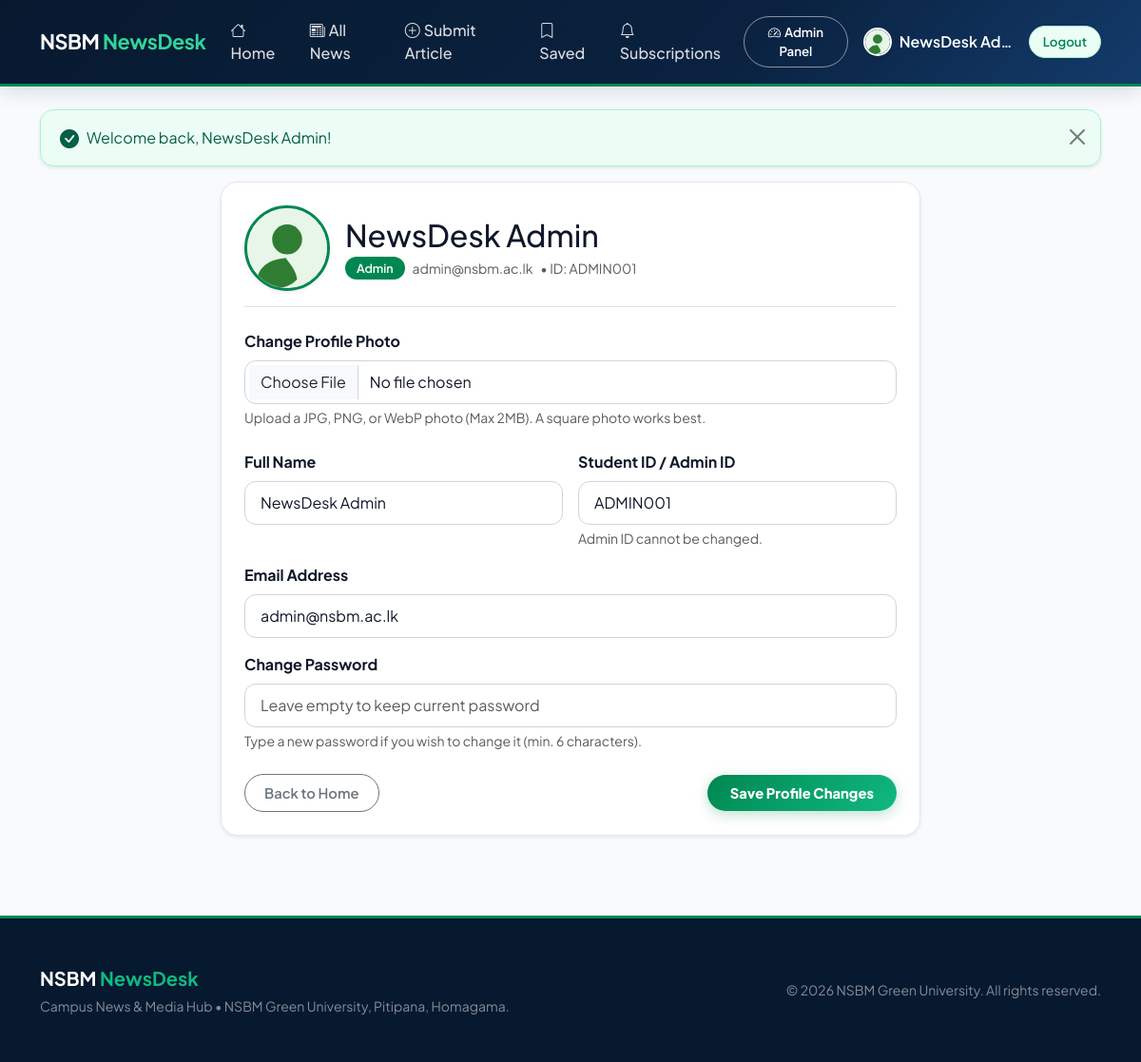
The app's page /profile.php (signed in) with its own data.
### tables this page shows
CREATE TABLE users (
  id            INT UNSIGNED AUTO_INCREMENT PRIMARY KEY,
  name          VARCHAR(100) NOT NULL,
  student_id    VARCHAR(12)  NOT NULL UNIQUE,
  email         VARCHAR(150) NOT NULL UNIQUE,
  password_hash VARCHAR(255) NOT NULL,
  role          ENUM('admin','student') NOT NULL DEFAULT 'student',
  profile_photo VARCHAR(255) NULL DEFAULT NULL,
  created_at    TIMESTAMP NOT NULL DEFAULT CURRENT_TIMESTAMP
);

### includes/auth.php (called while the page is built, shortened)
<?php
function e($text) {
    return htmlspecialchars((string)$text, ENT_QUOTES, 'UTF-8');
}
function is_logged_in() {
    return !empty($_SESSION['user']);
}
function user() {
    return $_SESSION['user'] ?? null;
}
function is_admin() {
    return is_logged_in() && $_SESSION['user']['role'] == 'admin';
}
function user_avatar_url($userObj = null, $base = '') {
    $u = $userObj ?? user();
    return $base . 'assests/img/default-avatar.svg';
}
function get_flash() {
    $list = $_SESSION['flash'] ?? [];
    return $list;
}

### profile.php (the view, shortened to what this page needs)
<?php
require_once __DIR__ . '/includes/auth.php';
$uid = user()['id'];
$st = $pdo->prepare('SELECT * FROM users WHERE id = ?');
$st->execute([$uid]);
$st->execute([$uid]);
$currentUser = $st->fetch();
$active = 'profile';
require_once __DIR__ . '/includes/header.php';
require_once __DIR__ . '/includes/navbar.php';
?>
<div class="row justify-content-center">
  <div class="col-lg-8">
    <div class="box shadow-sm">
      <div class="d-flex align-items-center gap-3 pb-3 mb-4 border-bottom">
        <div class="position-relative">
          <img src="<?= user_avatar_url($currentUser, '') ?>" id="avatar-preview" class="rounded-circle border border-3 border-success shadow-sm" width="90" height="90" style="object-fit: cover;" alt="Profile Picture">
        </div>
        <div>
          <h2 class="mb-1"><?= e($currentUser['name']) ?></h2>
          <div class="d-flex align-items-center gap-2">
            <span class="badge bg-success text-capitalize"><?= e($currentUser['role']) ?></span>
            <span class="text-muted small"><?= e($currentUser['email']) ?></span>
            <?php if (!empty($currentUser['student_id'])): ?>
              <span class="text-muted small">&bull; ID: <?= e($currentUser['student_id']) ?></span>
            <?php endif; ?>
          </div>
        </div>
      </div>
      <form method="post" enctype="multipart/form-data">
        <div class="mb-4">
          <label class="form-label fw-bold" for="profile_photo">Change Profile Photo</label>
          <input class="form-control" type="file" id="profile_photo" name="profile_photo" accept="image/jpeg,image/png,image/webp" onchange="previewImage(this)">
          <div class="form-text">Upload a JPG, PNG, or WebP photo (Max 2MB). A square photo works best.</div>
        </div>
        <div class="row g-3 mb-3">
          <div class="col-md-6">
            <label class="form-label fw-bold" for="name">Full Name</label>
            <input class="form-control" id="name" name="name" type="text" required value="<?= e($currentUser['name']) ?>">
          </div>
          <div class="col-md-6">
            <label class="form-label fw-bold" for="student_id">Student ID / Admin ID</label>
            <input class="form-control" id="student_id" name="student_id" type="text" required <?= $currentUser['role'] === 'admin' ? 'readonly' : '' ?> value="<?= e($currentUser['student_id']) ?>">
            <?php if ($currentUser['role'] === 'admin'): ?>
              <div class="form-text">Admin ID cannot be changed.</div>
            <?php endif; ?>
          </div>
        </div>
        <div class="mb-3">
          <label class="form-label fw-bold" for="email">Email Address</label>
          <input class="form-control" id="email" name="email" type="email" required value="<?= e($currentUser['email']) ?>">
        </div>
        <div class="mb-4">
          <label class="form-label fw-bold" for="password">Change Password</label>
          <input class="form-control" id="password" name="password" type="password" placeholder="Leave empty to keep current password">
          <div class="form-text">Type a new password if you wish to change it (min. 6 characters).</div>
        </div>
        <div class="d-flex justify-content-between align-items-center">
          <a href="index.php" class="btn btn-outline-secondary">Back to Home</a>
          <button type="submit" class="btn btn-green px-4 py-2">
            <strong>Save Profile Changes</strong>
          </button>
        </div>
      </form>
    </div>
  </div>
</div>
<?php require_once __DIR__ . '/includes/footer.php'; ?>

### includes/navbar.php (shortened to what this page needs)
<?php
$active = $active ?? '';
$base = $base ?? '';
?>
<nav class="navbar navbar-expand-lg navbar-dark navbar-green no-print">
  <div class="container">
    <a class="navbar-brand fw-bold" href="<?= $base ?>index.php">NSBM <span>NewsDesk</span></a>
    <div class="collapse navbar-collapse" id="mainNav">
      <ul class="navbar-nav me-auto mb-2 mb-lg-0">
        <li class="nav-item"><a class="nav-link <?= $active == 'home' ? 'active' : '' ?>" href="<?= $base ?>index.php"><i class="bi bi-house me-1"></i>Home</a></li>
        <li class="nav-item"><a class="nav-link <?= $active == 'news' ? 'active' : '' ?>" href="<?= $base ?>news.php"><i class="bi bi-newspaper me-1"></i>All News</a></li>
        <?php if (is_logged_in()): ?>
          <li class="nav-item"><a class="nav-link <?= $active == 'submit' ? 'active' : '' ?>" href="<?= $base ?>submit.php"><i class="bi bi-plus-circle me-1"></i>Submit Article</a></li>
          <li class="nav-item"><a class="nav-link <?= $active == 'bookmarks' ? 'active' : '' ?>" href="<?= $base ?>bookmarks.php"><i class="bi bi-bookmark me-1"></i>Saved</a></li>
          <li class="nav-item"><a class="nav-link <?= $active == 'subs' ? 'active' : '' ?>" href="<?= $base ?>subscriptions.php"><i class="bi bi-bell me-1"></i>Subscriptions</a></li>
        <?php endif; ?>
      </ul>
      <div class="d-flex align-items-center gap-2">
        <?php if (is_logged_in()): ?>
          <?php if (is_admin()): ?>
            <a class="btn btn-sm btn-outline-light" href="<?= $base ?>admin/index.php"><i class="bi bi-speedometer2 me-1"></i>Admin Panel</a>
          <?php endif; ?>
          <a href="<?= $base ?>profile.php" class="d-flex align-items-center text-white text-decoration-none px-2 py-1 rounded hover-bg">
            <img src="<?= user_avatar_url(null, $base) ?>" alt="<?= e(user()['name']) ?>" width="30" height="30" class="rounded-circle border border-2 border-white me-2 shadow-sm" style="object-fit: cover;">
            <span class="fw-semibold d-none d-md-inline text-truncate" style="max-width: 120px;"><?= e(user()['name']) ?></span>
          </a>
          <a class="btn btn-sm btn-light-green" href="<?= $base ?>logout.php">Logout</a>
        <?php else: ?>
          <a class="btn btn-sm btn-outline-light" href="<?= $base ?>login.php"><i class="bi bi-box-arrow-in-right me-1"></i>Login</a>
          <a class="btn btn-sm btn-light-green" href="<?= $base ?>register.php">Register</a>
        <?php endif; ?>
      </div>
    </div>
  </div>
</nav>
<main class="container my-4">
  <?php foreach (get_flash() as $f): ?>
    <?php
      $type = e($f[0]);
      $icon = match($type) {
        'success' => 'bi-check-circle-fill',
        'danger'  => 'bi-exclamation-triangle-fill',
        'warning' => 'bi-exclamation-circle-fill',
        default   => 'bi-info-circle-fill'
      };
    ?>
    <div class="alert alert-<?= $type ?> alert-dismissible fade show shadow-sm d-flex align-items-center gap-2 mb-3" role="alert">
      <i class="bi <?= $icon ?> fs-5"></i>
      <div class="flex-grow-1"><?= $f[1] ?></div>
      <button type="button" class="btn-close" data-bs-dismiss="alert" aria-label="Close"></button>
    </div>
  <?php endforeach; ?>

### assests/css/style.css (style rules this page uses)
:root { --nsbm-navy: #0a2240; --nsbm-navy-dark: #07192f; --nsbm-navy-light: #133b6b; --nsbm-blue-accent: #2563eb; --green: #008751; --dark-green: #006b40; --light-green: #10b981; --green-mint: #34d399; --green-subtle: #ecfdf5; --bg-page: #f8fafc; --card-bg: #ffffff; --border-color: #e2e8f0; --text-main: #0f172a; --text-muted: #64748b; --bs-success: #008751; --bs-success-rgb: 0, 135, 81; --bs-primary: #0a2240; --bs-primary-rgb: 10, 34, 64; }
body { font-family: 'Plus Jakarta Sans', system-ui, -apple-system, BlinkMacSystemFont, "Segoe UI", Roboto, sans-serif; background-color: var(--bg-page); color: var(--text-main); -webkit-font-smoothing: antialiased; }
main { animation: fadeUp 0.4s cubic-bezier(0.16, 1, 0.3, 1) both; }
.navbar-green { background: linear-gradient(135deg, var(--nsbm-navy-dark) 0%, var(--nsbm-navy) 65%, var(--nsbm-navy-light) 100%); border-bottom: 3px solid var(--green); box-shadow: 0 4px 20px rgba(10, 34, 64, 0.15); animation: slideDown 0.4s ease both; position: sticky; top: 0; z-index: 1030; padding: 12px 0; }
.navbar-brand { font-size: 1.35rem; letter-spacing: -0.02em; }
.navbar-brand span { color: var(--green-mint); font-weight: 700; }
.navbar-green .nav-link { color: rgba(255, 255, 255, 0.85); font-weight: 500; padding: 8px 14px; border-radius: 50px; transition: all 0.2s ease; margin: 0 2px; }
.btn { border-radius: 50px; font-weight: 600; padding: 8px 20px; font-size: 0.92rem; transition: all 0.25s cubic-bezier(0.16, 1, 0.3, 1); }
.btn-sm { padding: 6px 14px; font-size: 0.83rem; }
.btn-green { background: linear-gradient(135deg, var(--green) 0%, var(--light-green) 100%); color: #ffffff; border: none; box-shadow: 0 4px 14px rgba(0, 135, 81, 0.25); }
.btn-light-green { background-color: var(--green-subtle); color: var(--green); border: 1.5px solid #a7f3d0; font-weight: 600; }
.btn-outline-light { border-color: rgba(255, 255, 255, 0.5); color: #ffffff; }
.box { background-color: var(--card-bg); border: 1px solid var(--border-color); border-radius: 18px; padding: 24px; box-shadow: 0 4px 20px rgba(10, 34, 64, 0.04); transition: all 0.3s ease; }
.badge { border-radius: 50px; font-weight: 600; padding: 6px 12px; font-size: 0.78rem; }
.form-control, .form-select { border-radius: 12px; border: 1.5px solid #cbd5e1; padding: 10px 16px; color: var(--text-main); transition: border-color 0.2s, box-shadow 0.2s; }
.alert { border-radius: 14px; border: 1px solid transparent; padding: 14px 20px; animation: fadeUp 0.35s ease both; }
.alert-success { background-color: #ecfdf5; border-color: #a7f3d0; color: #065f46; }
.hover-bg { transition: background 0.15s ease-in-out; }

### records on screen
users: name "NewsDesk Ad…", name "NewsDesk Admin", role "Admin", email "admin@nsbm.ac.lk", student "ADMIN001", student_id "ADMIN001"

### other values on screen
$f[1] "Welcome back, NewsDesk Admin!"
